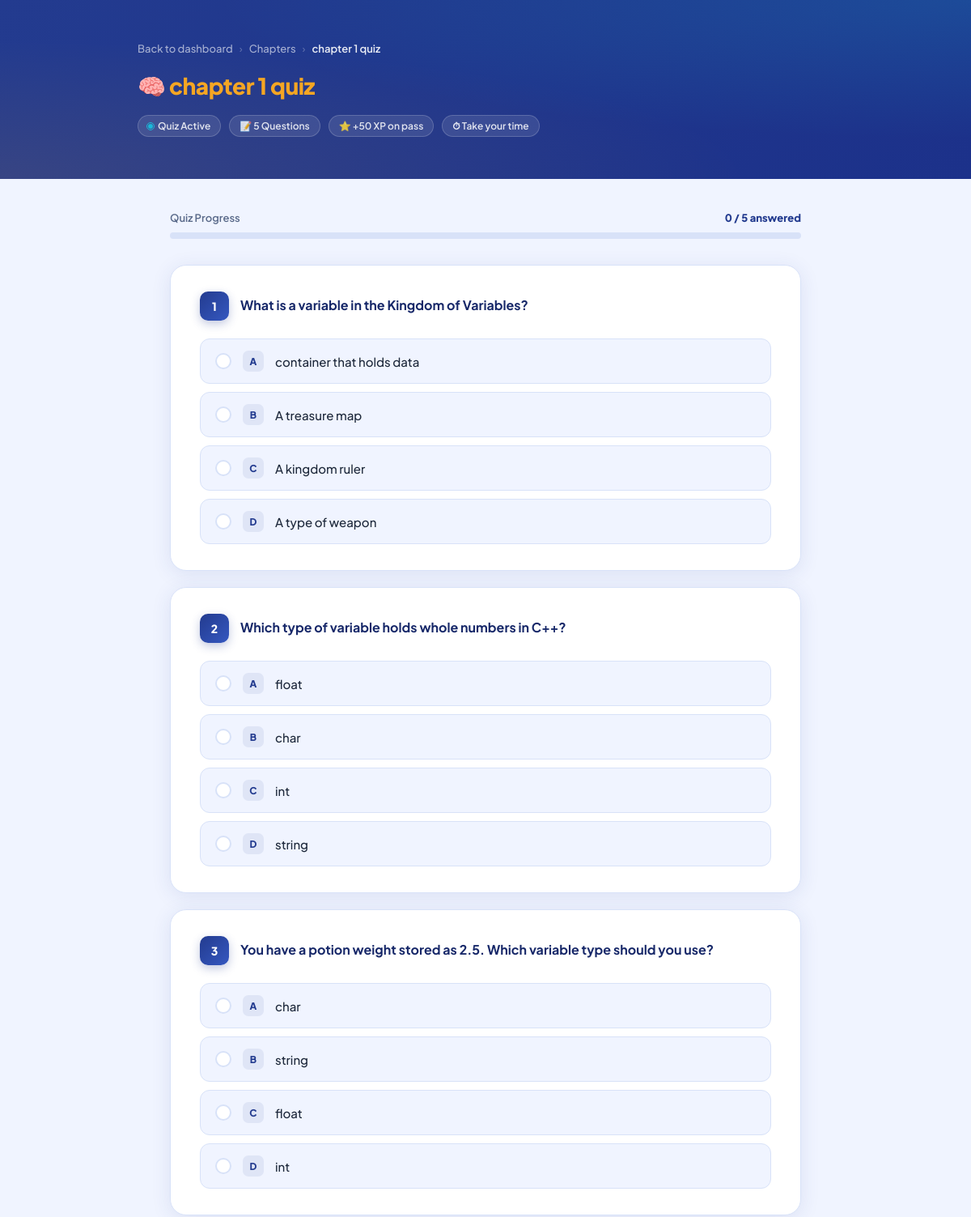
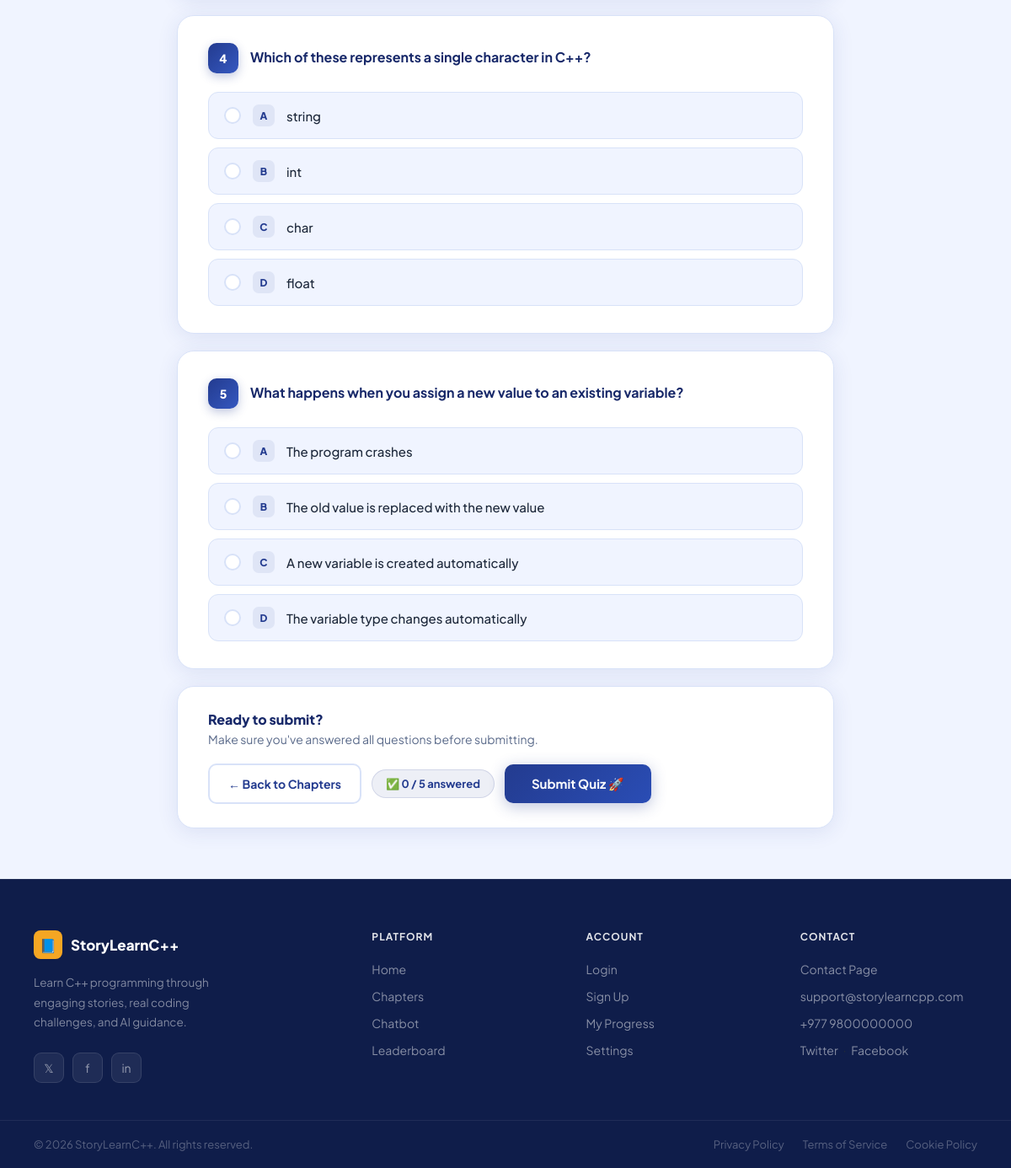
Page /learning/chapter/1/quiz/ (signed in) on the committed database (2 pictures, top to bottom).
### learning/models.py (models this page shows, shortened)
class Quiz(models.Model):
    chapter = models.ForeignKey(Chapter, on_delete=models.CASCADE, related_name='quizzes')
    title = models.CharField(max_length=255)

class Question(models.Model):
    quiz = models.ForeignKey(Quiz, on_delete=models.CASCADE, related_name='questions')
    question_text = models.TextField()
    option1 = models.CharField(max_length=255)
    option2 = models.CharField(max_length=255)
    option3 = models.CharField(max_length=255)
    option4 = models.CharField(max_length=255)
    correct_option = models.IntegerField(choices=[(1,'Option 1'),(2,'Option 2'),(3,'Option 3'),(4,'Option 4')])

### learning/views.py (the view)
# urls.py: path('chapter/<int:chapter_id>/quiz/', views.chapter_quiz, name='chapter_quiz'),
@login_required
def chapter_quiz(request, chapter_id):
    chapter = get_object_or_404(Chapter, id=chapter_id)
    completed_chapters = UserChapterCompletion.objects.filter(user=request.user).values_list('chapter__order', flat=True)
    can_access = chapter.order == 1 or (chapter.order - 1) in completed_chapters
    if not can_access:
        return HttpResponse("This chapter is locked. Complete the previous chapter first.", status=403)
    quiz = chapter.quizzes.first()
    if not quiz:
        return HttpResponse("No quiz available for this chapter.", status=404)
    questions = quiz.questions.all()
    return render(request, "learning/chapter_quiz.html", {
        "chapter": chapter,
        "quiz": quiz,
        "questions": questions
    })

### learning/templates/learning/chapter_quiz.html (shortened to what this page needs)
{% load static %}
<!DOCTYPE html>
<html lang="en">
<head>
</head>
<body>
<div class="quiz-hero">
  <div class="quiz-hero-inner">
    <div class="breadcrumb">
      <a href="{% url 'accounts:dashboard' %}">Back to dashboard</a>
      <span class="sep">›</span>
      <a href="{% url 'learning:chapter_list' %}">Chapters</a>
      <span class="sep">›</span>
      <span class="current">{{ quiz.title }}</span>
    </div>
    <h1>🧠 <span>{{ quiz.title }}</span></h1>
    <div class="quiz-hero-meta">
      <span class="hero-badge"><div class="dot"></div> Quiz Active</span>
      <span class="hero-badge">📝 {{ questions|length }} Questions</span>
      <span class="hero-badge">⭐ +50 XP on pass</span>
      <span class="hero-badge">⏱ Take your time</span>
    </div>
  </div>
</div>
<main>
  <div class="quiz-progress-wrap">
    <div class="quiz-progress-header">
      <span>Quiz Progress</span>
      <span class="prog-count" id="progText">0 / {{ questions|length }} answered</span>
    </div>
    <div class="quiz-progress-bar">
    </div>
  </div>
  <form method="post" action="{% url 'learning:submit_quiz' quiz.id %}" id="quizForm">
    {% for question in questions %}
    <div class="question-card" id="qcard-{{ question.id }}">
      <div class="q-header">
        <div class="q-number">{{ forloop.counter }}</div>
        <div class="q-text">{{ question.question_text }}</div>
      </div>
      <div class="options">
        <label class="option-label">
          <div class="radio-custom"></div>
          <span class="option-letter">A</span>
          <span class="option-text">{{ question.option1 }}</span>
        </label>
        <label class="option-label">
          <div class="radio-custom"></div>
          <span class="option-letter">B</span>
          <span class="option-text">{{ question.option2 }}</span>
        </label>
        <label class="option-label">
          <div class="radio-custom"></div>
          <span class="option-letter">C</span>
          <span class="option-text">{{ question.option3 }}</span>
        </label>
        <label class="option-label">
          <div class="radio-custom"></div>
          <span class="option-letter">D</span>
          <span class="option-text">{{ question.option4 }}</span>
        </label>
      </div>
    </div>
    {% endfor %}
    <div class="submit-area">
      <div class="submit-info">
        <h3>Ready to submit?</h3>
        <p>Make sure you've answered all questions before submitting.</p>
      </div>
      <div class="submit-actions">
        <a href="{% url 'learning:chapter_list' %}" class="btn-back">← Back to Chapters</a>
        <span class="answered-count" id="answeredBadge">✅ 0 / {{ questions|length }} answered</span>
        <button type="submit" class="btn-submit">Submit Quiz 🚀</button>
      </div>
    </div>
  </form>
</main>
<footer>
  <div class="footer-top">
    <div class="footer-brand">
      <div class="f-logo">
        <div class="f-logo-icon">📘</div>
        <span>StoryLearnC++</span>
      </div>
      <p>Learn C++ programming through engaging stories, real coding challenges, and AI guidance.</p>
      <div class="social-links">
        <a href="#" class="social-btn">𝕏</a>
        <a href="#" class="social-btn">f</a>
        <a href="#" class="social-btn">in</a>
      </div>
    </div>
    <div class="footer-col">
      <h4>Platform</h4>
      <ul>
        <li><a href="{% url 'accounts:landing' %}">Home</a></li>
        <li><a href="{% url 'learning:chapter_list' %}">Chapters</a></li>
        <li><a href="#">Chatbot</a></li>
        <li><a href="#">Leaderboard</a></li>
      </ul>
    </div>
    <div class="footer-col">
      <h4>Account</h4>
      <ul>
        <li><a href="{% url 'accounts:login' %}">Login</a></li>
        <li><a href="{% url 'accounts:signup' %}">Sign Up</a></li>
        <li><a href="#">My Progress</a></li>
        <li><a href="#">Settings</a></li>
      </ul>
    </div>
    <div class="footer-col">
      <h4>Contact</h4>
      <ul>
        <li><a href="{% url 'accounts:contact' %}">Contact Page</a></li>
        <li><span>support@storylearncpp.com</span></li>
        <li><span>+977 9800000000</span></li>
        <li><a href="#">Twitter</a> &nbsp;·&nbsp; <a href="#">Facebook</a></li>
      </ul>
    </div>
  </div>
  <hr class="footer-divider">
  <div class="footer-bottom">
    <p>© 2026 StoryLearnC++. All rights reserved.</p>
    <div class="footer-bottom-links">
      <a href="#">Privacy Policy</a>
      <a href="#">Terms of Service</a>
      <a href="#">Cookie Policy</a>
    </div>
  </div>
</footer>
</body>
</html>

### rows in the picture
Quiz: title "chapter 1 quiz"
Question: question_text "What is a variable in the Kingdom of Variables?", option1 "container that holds data", option2 "A treasure map", option3 "A kingdom ruler", option4 "A type of weapon"
Question: question_text "Which type of variable holds whole numbers in C++?", option1 "float", option2 "char", option3 "int", option4 "string"
Question: question_text "You have a potion weight stored as 2.5. Which variable type should you use?", option1 "char", option2 "string", option3 "float", option4 "int"
Question: question_text "Which of these represents a single character in C++?", option1 "string", option2 "int", option3 "char", option4 "float"
Question: question_text "What happens when you assign a new value to an existing variable?", option1 "The program crashes", option2 "The old value is replaced with the new value", option3 "A new variable is created automatically", option4 "The variable type changes automatically"

### other values in the picture
{{ questions|length }} "5"
